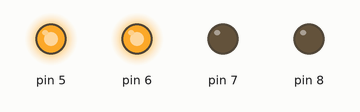
This sketch was run on a simulated Arduino Uno, built with avr-gcc and run on an emulated ATmega328P. Shown: output pins drawn as LEDs (lit = HIGH).

Above: at 0.1 s.
Timing chart, 0 to 1.6 s (numbered marks = the images above):
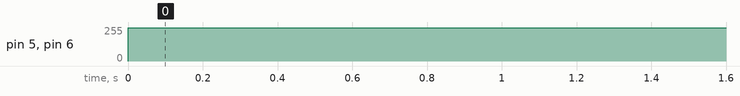

Measured:
- by itself, pin 5, pin 6: 0/255 → 250/255 at 0.00 s

The sketch:

motor_class.ino
```cpp
#include "motors.h"//include motors header
motors robot(7,5,8,6);//creating object robot using pins 7,5,8,6
void setup() {
  robot.init();//initialize motors
  robot.standby(1);//set robot on standby
}

void loop() {
  robot.backward(250);//moving robot backwards with method at max speed

}
```

motors.cpp
```cpp
#include"motors.h"
motors :: motors(int x,int y,int z,int a){//constructor receives values for pins
  motors1 = x;//setting values from object to variables in class
  speed1 = y;//setting values from object to variables in class
  motors2 = z;//setting values from object to variables in class
  speed2 = a;//setting values from object to variables in class
}
void motors :: move(int b,int c,int d,int e){//move method used in class
  digitalWrite(motors1,b);//changing values of motors depending on b
  analogWrite(speed1,c);//changing values of speed depending on c
  digitalWrite(motors2,d);//changing values of motors depending on d
  analogWrite(speed2,e);//changing values of speed depending on c
}
void motors :: init(){//initializes motors
  pinMode(motors1,OUTPUT);//initializes digital pin motors1 as output
  pinMode(motors2, OUTPUT);//initializes digital pin motors2 as output
}
void motors :: standby(int x){//function to be able to not move
  digitalWrite(3,x);//turns pin 3 on
}
void motors :: forward(int x){//function for forward moving
  move(1,x,1,x); // turns on all motors at x speed
}
void motors :: left(int x){//function for left moving

  move(1,x,0,0); // turns on left motors at x speed
}
void motors :: right(int x){//function for right moving
  move(0,0,1,x); // turns on right at x speed
}
void motors :: right_onplace(int x){//function for right_onplace moving
  move(0,x,1,x); // turns on all motors at x speed, right forward and left backwards
}
void motors :: left_onplace(int x){//function for left_onplace moving
  move(1,x,0,x); // turns on all motors at x speed, left forward and right backwards
}
void motors :: left_forward(int x){//function for left_forward moving

  move(1,x,1,x/2);   // turns on left at x speed, and right at half x speed
}
void motors :: right_forward(int x){//function for right_forward moving
  move(1,x/2,1,x);// turns on right at x speed, and left at half x speed
}
void motors :: backward(int x){//function for backward moving
  move(0,x,0,x); // turns on all motors at x speed backwards
}
```

motors.h
```cpp
#include "Arduino.h"//include Arduino library
#ifndef MOTORS_H//checks if an instance has already been created
#define MOTORS_H//if an instance has already been created it will define that one
class motors{//creating the class motors
  private://everthing in here is only in the class
  int motors1;//variable that is only used in class for right motors
  int speed1;//variable that is only used in class for speed of right mototrs
  int motors2;//variable that is only used in class for left motors
  int speed2;//variable that is only used in class for speed of left motors
  public://can be accessed outside class
  motors(int x,int y,int z,int a);//constructor
  void move(int a,int b,int c,int d);//void function that is used by other methods
  void forward(int x);//method to move forward
  void left(int x);//method to move left
  void right(int x);//method to move right
  void right_onplace(int x);//method to move right onplace
  void left_onplace(int x);//method to move left onplace
  void left_forward(int x);//method to move left forward
  void right_forward(int x);//method to move right forward
  void backward(int x);//method to move backward
  void init();//method to initialized motors
  void standby(int x);//method for standby
};
#endif// end the if
```
